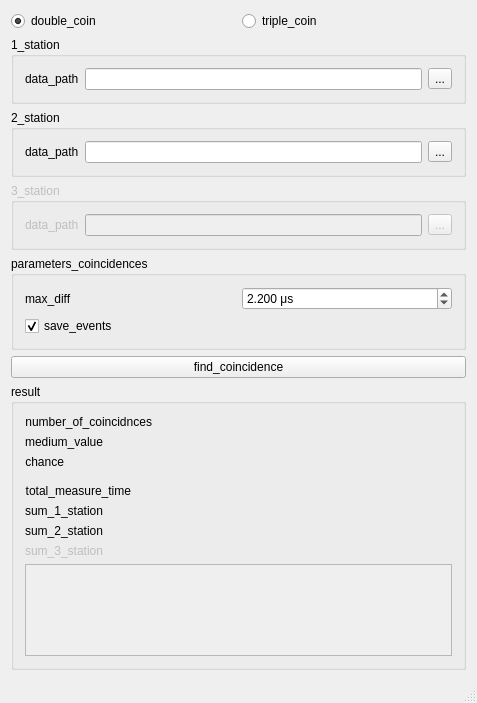
<?xml version="1.0" encoding="UTF-8"?>
<ui version="4.0">
 <class>MainWindow</class>
 <widget class="QMainWindow" name="MainWindow">
  <property name="geometry">
   <rect>
    <x>0</x>
    <y>0</y>
    <width>477</width>
    <height>703</height>
   </rect>
  </property>
  <property name="windowTitle">
   <string>coincidence_title</string>
  </property>
  <widget class="QWidget" name="centralWidget">
   <layout class="QVBoxLayout" name="verticalLayout">
    <item>
     <layout class="QHBoxLayout" name="horizontalLayout_3">
      <item>
       <widget class="QRadioButton" name="double_coin">
        <property name="text">
         <string>double_coin</string>
        </property>
        <property name="checked">
         <bool>true</bool>
        </property>
       </widget>
      </item>
      <item>
       <widget class="QRadioButton" name="triple_coin">
        <property name="text">
         <string>triple_coin</string>
        </property>
       </widget>
      </item>
     </layout>
    </item>
    <item>
     <widget class="QGroupBox" name="groupBox">
      <property name="title">
       <string>1_station</string>
      </property>
      <layout class="QHBoxLayout" name="horizontalLayout">
       <item>
        <widget class="QLabel" name="label">
         <property name="text">
          <string>data_path</string>
         </property>
        </widget>
       </item>
       <item>
        <widget class="QLineEdit" name="data_1"/>
       </item>
       <item>
        <widget class="QToolButton" name="data_1_select">
         <property name="text">
          <string>...</string>
         </property>
        </widget>
       </item>
      </layout>
     </widget>
    </item>
    <item>
     <widget class="QGroupBox" name="groupBox_2">
      <property name="title">
       <string>2_station</string>
      </property>
      <layout class="QHBoxLayout" name="horizontalLayout_2">
       <item>
        <widget class="QLabel" name="label_2">
         <property name="text">
          <string>data_path</string>
         </property>
        </widget>
       </item>
       <item>
        <widget class="QLineEdit" name="data_2"/>
       </item>
       <item>
        <widget class="QToolButton" name="data_2_select">
         <property name="text">
          <string>...</string>
         </property>
        </widget>
       </item>
      </layout>
     </widget>
    </item>
    <item>
     <widget class="QGroupBox" name="st_g_3">
      <property name="enabled">
       <bool>false</bool>
      </property>
      <property name="title">
       <string>3_station</string>
      </property>
      <layout class="QHBoxLayout" name="horizontalLayout_4">
       <item>
        <widget class="QLabel" name="label_9">
         <property name="text">
          <string>data_path</string>
         </property>
        </widget>
       </item>
       <item>
        <widget class="QLineEdit" name="data_3"/>
       </item>
       <item>
        <widget class="QToolButton" name="data_3_select">
         <property name="text">
          <string>...</string>
         </property>
        </widget>
       </item>
      </layout>
     </widget>
    </item>
    <item>
     <widget class="QGroupBox" name="groupBox_3">
      <property name="title">
       <string>parameters_coincidences</string>
      </property>
      <layout class="QGridLayout" name="gridLayout">
       <item row="0" column="0">
        <widget class="QLabel" name="label_3">
         <property name="text">
          <string>max_diff</string>
         </property>
        </widget>
       </item>
       <item row="0" column="1">
        <widget class="QDoubleSpinBox" name="delta_spin">
         <property name="suffix">
          <string> μs</string>
         </property>
         <property name="decimals">
          <number>3</number>
         </property>
         <property name="minimum">
          <double>0.100000000000000</double>
         </property>
         <property name="maximum">
          <double>1000000000.000000000000000</double>
         </property>
         <property name="value">
          <double>2.200000000000000</double>
         </property>
        </widget>
       </item>
       <item row="1" column="0" colspan="2">
        <widget class="QCheckBox" name="save_events">
         <property name="text">
          <string>save_events</string>
         </property>
         <property name="checked">
          <bool>true</bool>
         </property>
        </widget>
       </item>
      </layout>
     </widget>
    </item>
    <item>
     <widget class="QPushButton" name="calc_coincidences">
      <property name="text">
       <string>find_coincidence</string>
      </property>
     </widget>
    </item>
    <item>
     <widget class="QGroupBox" name="groupBox_4">
      <property name="enabled">
       <bool>true</bool>
      </property>
      <property name="sizePolicy">
       <sizepolicy hsizetype="Expanding" vsizetype="Expanding">
        <horstretch>0</horstretch>
        <verstretch>0</verstretch>
       </sizepolicy>
      </property>
      <property name="title">
       <string>result</string>
      </property>
      <layout class="QFormLayout" name="formLayout">
       <property name="fieldGrowthPolicy">
        <enum>QFormLayout::AllNonFixedFieldsGrow</enum>
       </property>
       <item row="0" column="0">
        <widget class="QLabel" name="label_4">
         <property name="sizePolicy">
          <sizepolicy hsizetype="Preferred" vsizetype="Preferred">
           <horstretch>0</horstretch>
           <verstretch>0</verstretch>
          </sizepolicy>
         </property>
         <property name="text">
          <string>number_of_coincidnces</string>
         </property>
         <property name="alignment">
          <set>Qt::AlignRight|Qt::AlignTrailing|Qt::AlignVCenter</set>
         </property>
        </widget>
       </item>
       <item row="0" column="1">
        <widget class="QLabel" name="number_of_coincidences">
         <property name="text">
          <string/>
         </property>
        </widget>
       </item>
       <item row="2" column="0">
        <widget class="QLabel" name="label_7">
         <property name="sizePolicy">
          <sizepolicy hsizetype="Preferred" vsizetype="Preferred">
           <horstretch>0</horstretch>
           <verstretch>0</verstretch>
          </sizepolicy>
         </property>
         <property name="text">
          <string>medium_value</string>
         </property>
         <property name="alignment">
          <set>Qt::AlignRight|Qt::AlignTrailing|Qt::AlignVCenter</set>
         </property>
        </widget>
       </item>
       <item row="2" column="1">
        <widget class="QLabel" name="medium_value">
         <property name="text">
          <string/>
         </property>
        </widget>
       </item>
       <item row="3" column="0">
        <widget class="QLabel" name="label_10">
         <property name="toolTip">
          <string>chance_tooltip</string>
         </property>
         <property name="text">
          <string>chance</string>
         </property>
         <property name="alignment">
          <set>Qt::AlignRight|Qt::AlignTrailing|Qt::AlignVCenter</set>
         </property>
        </widget>
       </item>
       <item row="3" column="1">
        <widget class="QLabel" name="percents">
         <property name="text">
          <string/>
         </property>
        </widget>
       </item>
       <item row="4" column="0">
        <widget class="Line" name="line">
         <property name="orientation">
          <enum>Qt::Horizontal</enum>
         </property>
        </widget>
       </item>
       <item row="5" column="0">
        <widget class="QLabel" name="label_5">
         <property name="text">
          <string>total_measure_time</string>
         </property>
         <property name="alignment">
          <set>Qt::AlignRight|Qt::AlignTrailing|Qt::AlignVCenter</set>
         </property>
        </widget>
       </item>
       <item row="5" column="1">
        <widget class="QLabel" name="lenght_of_measuring">
         <property name="text">
          <string/>
         </property>
        </widget>
       </item>
       <item row="6" column="0">
        <widget class="QLabel" name="label_6">
         <property name="text">
          <string>sum_1_station</string>
         </property>
         <property name="alignment">
          <set>Qt::AlignRight|Qt::AlignTrailing|Qt::AlignVCenter</set>
         </property>
        </widget>
       </item>
       <item row="6" column="1">
        <widget class="QLabel" name="all_events_0">
         <property name="text">
          <string/>
         </property>
        </widget>
       </item>
       <item row="7" column="0">
        <widget class="QLabel" name="label_8">
         <property name="layoutDirection">
          <enum>Qt::LeftToRight</enum>
         </property>
         <property name="text">
          <string>sum_2_station</string>
         </property>
         <property name="alignment">
          <set>Qt::AlignRight|Qt::AlignTrailing|Qt::AlignVCenter</set>
         </property>
        </widget>
       </item>
       <item row="7" column="1">
        <widget class="QLabel" name="all_events_1">
         <property name="text">
          <string/>
         </property>
        </widget>
       </item>
       <item row="8" column="0">
        <widget class="QLabel" name="label_11">
         <property name="enabled">
          <bool>false</bool>
         </property>
         <property name="text">
          <string>sum_3_station</string>
         </property>
        </widget>
       </item>
       <item row="8" column="1">
        <widget class="QLabel" name="all_events_2">
         <property name="text">
          <string/>
         </property>
        </widget>
       </item>
       <item row="10" column="0" colspan="2">
        <widget class="QTextEdit" name="coincidence_text_edit">
         <property name="enabled">
          <bool>false</bool>
         </property>
         <property name="sizePolicy">
          <sizepolicy hsizetype="Preferred" vsizetype="Preferred">
           <horstretch>0</horstretch>
           <verstretch>1</verstretch>
          </sizepolicy>
         </property>
         <property name="tabChangesFocus">
          <bool>false</bool>
         </property>
         <property name="undoRedoEnabled">
          <bool>true</bool>
         </property>
         <property name="readOnly">
          <bool>true</bool>
         </property>
         <property name="html">
          <string>&lt;!DOCTYPE HTML PUBLIC &quot;-//W3C//DTD HTML 4.0//EN&quot; &quot;http://www.w3.org/TR/REC-html40/strict.dtd&quot;&gt;
&lt;html&gt;&lt;head&gt;&lt;meta name=&quot;qrichtext&quot; content=&quot;1&quot; /&gt;&lt;style type=&quot;text/css&quot;&gt;
p, li { white-space: pre-wrap; }
&lt;/style&gt;&lt;/head&gt;&lt;body style=&quot; font-family:'Ubuntu'; font-size:11pt; font-weight:400; font-style:normal;&quot;&gt;
&lt;p style=&quot;-qt-paragraph-type:empty; margin-top:0px; margin-bottom:0px; margin-left:0px; margin-right:0px; -qt-block-indent:0; text-indent:0px;&quot;&gt;&lt;br /&gt;&lt;/p&gt;&lt;/body&gt;&lt;/html&gt;</string>
         </property>
        </widget>
       </item>
      </layout>
     </widget>
    </item>
   </layout>
  </widget>
  <widget class="QStatusBar" name="statusBar"/>
 </widget>
 <layoutdefault spacing="6" margin="11"/>
 <resources/>
 <connections/>
</ui>
